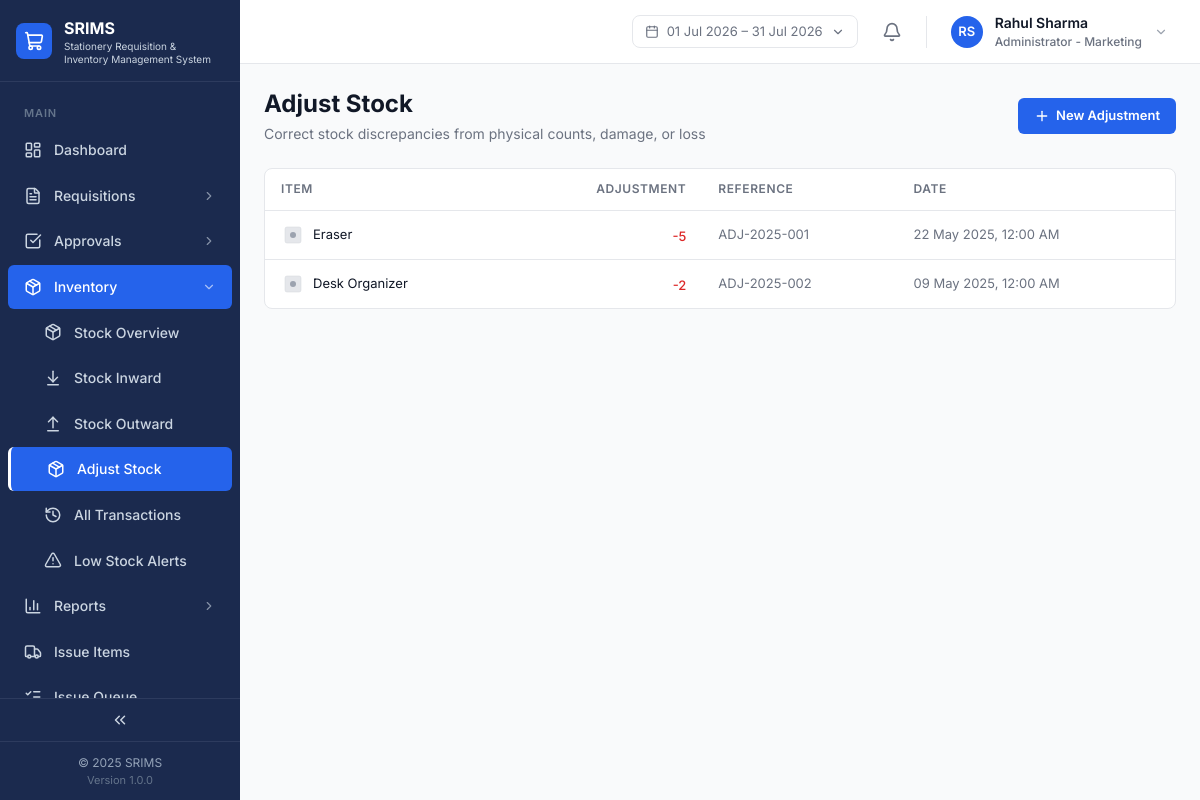
The page /inventory/adjust.php (signed in) on the database its author committed.
### tables this page shows
CREATE TABLE IF NOT EXISTS `stock_transactions` (
  `id` VARCHAR(40) NOT NULL PRIMARY KEY,
  `type` ENUM('INWARD','OUTWARD','ADJUSTMENT') NOT NULL,
  `item_id` VARCHAR(40) NOT NULL,
  `quantity` INT NOT NULL,
  `unit_price` DECIMAL(12,2) NOT NULL DEFAULT 0,
  `reference_no` VARCHAR(60) DEFAULT NULL,
  `reference_type` VARCHAR(60) DEFAULT NULL,
  `linked_requisition_id` VARCHAR(40) DEFAULT NULL,
  `date` DATE NOT NULL DEFAULT (CURRENT_DATE),
  `user_id` VARCHAR(40) NOT NULL,
  KEY `idx_st_item` (`item_id`),
  KEY `idx_st_type` (`type`),
  KEY `idx_st_date` (`date`),
  CONSTRAINT `fk_st_item` FOREIGN KEY (`item_id`) REFERENCES `items` (`id`),
  CONSTRAINT `fk_st_user` FOREIGN KEY (`user_id`) REFERENCES `users` (`id`)
);

CREATE TABLE IF NOT EXISTS `items` (
  `id` VARCHAR(40) NOT NULL PRIMARY KEY,
  `name` VARCHAR(191) NOT NULL,
  `category_id` VARCHAR(40) NOT NULL,
  `unit` VARCHAR(40) NOT NULL,
  `unit_price` DECIMAL(12,2) NOT NULL DEFAULT 0,
  `current_stock` INT NOT NULL DEFAULT 0,
  `min_stock_level` INT NOT NULL DEFAULT 10,
  `is_active` TINYINT(1) NOT NULL DEFAULT 1,
  `icon_key` VARCHAR(191) DEFAULT NULL,
  KEY `idx_items_category` (`category_id`),
  CONSTRAINT `fk_items_category` FOREIGN KEY (`category_id`) REFERENCES `categories` (`id`)
);

### inventory/adjust.php (the view, shortened to what this page needs)
<?php
require_once __DIR__ . '/../config.php';
$adjustmentHistory = $pdo->query(
    "SELECT st.*, i.name AS item_name, i.icon_key FROM stock_transactions st JOIN items i ON i.id = st.item_id
     WHERE st.type = 'ADJUSTMENT' ORDER BY st.date DESC, st.id DESC"
)->fetchAll();
include __DIR__ . '/../includes/header.php';
include __DIR__ . '/../includes/app-shell-start.php';
?>
<div class="mb-6 flex flex-col gap-1 sm:flex-row sm:items-center sm:justify-between">
    <div><h1 class="text-page-title text-text-primary">Adjust Stock</h1><p class="text-page-subtitle text-text-secondary mt-1">Correct stock discrepancies from physical counts, damage, or loss</p></div>
    <button type="button" onclick="document.getElementById('adjust-form').classList.toggle('hidden')" class="mt-3 sm:mt-0 flex items-center gap-1.5 rounded-button bg-brand-primary px-4 py-2 text-[13px] font-semibold text-white hover:bg-brand-primary-hover w-fit"><i data-lucide="plus" style="width:16px;height:16px"></i> New Adjustment</button>
</div>
<div class="rounded-card border border-border bg-surface-card">
    <div class="overflow-x-auto">
        <table class="w-full">
            <thead><tr class="border-b border-border">
                <th class="px-4 py-3 text-left text-table-header uppercase tracking-table-header text-text-secondary">Item</th>
                <th class="px-4 py-3 text-right text-table-header uppercase tracking-table-header text-text-secondary">Adjustment</th>
                <th class="px-4 py-3 text-left text-table-header uppercase tracking-table-header text-text-secondary">Reference</th>
                <th class="px-4 py-3 text-left text-table-header uppercase tracking-table-header text-text-secondary">Date</th>
            </tr></thead>
            <tbody>
                <?php if (empty($adjustmentHistory)): ?>
                <tr><td colspan="4" class="px-4 py-12 text-center text-[14px] text-text-muted">No adjustments recorded</td></tr>
                <?php else: foreach ($adjustmentHistory as $txn): ?>
                <tr class="border-b border-border last:border-0">
                    <td class="px-4 py-3"><div class="flex items-center gap-2"><?= itemIconSvg($txn['icon_key'], $txn['item_id'], 24) ?><span class="text-[13px] text-text-primary"><?= e($txn['item_name']) ?></span></div></td>
                    <td class="px-4 py-3 text-right"><span class="text-[13px] font-medium <?= $txn['quantity'] > 0 ? 'text-green-600' : 'text-red-600' ?>"><?= $txn['quantity'] > 0 ? '+' : '' ?><?= (int) $txn['quantity'] ?></span></td>
                    <td class="px-4 py-3 text-[13px] text-text-secondary"><?= e($txn['reference_no']) ?></td>
                    <td class="px-4 py-3 text-[13px] text-text-secondary"><?= formatDateTime($txn['date']) ?></td>
                </tr>
                <?php endforeach; endif; ?>
            </tbody>
        </table>
    </div>
</div>
<?php include __DIR__ . '/../includes/app-shell-end.php'; ?>

### includes/functions.php (shortened to what this page needs)
<?php
function formatDateTime($date): string
{
    $ts = is_numeric($date) ? (int)$date : strtotime((string)$date);
    return date('d M Y, h:i A', $ts);
}
function itemIconSvg(?string $iconKey, ?string $itemId = null, int $size = 28): string
{
    $legacyMap = [
        'ITM-0001' => 'pen-blue', 'ITM-0002' => 'pen-red', 'ITM-0003' => 'marker',
        'ITM-0004' => 'pencil', 'ITM-0005' => 'highlighter', 'ITM-0006' => 'stapler-pins',
        'ITM-0007' => 'paper-a4', 'ITM-0008' => 'notebook', 'ITM-0009' => 'folder',
        'ITM-0010' => 'eraser', 'ITM-0011' => 'pen-black', 'ITM-0012' => 'marker-wb',
        'ITM-0013' => 'sticky-notes', 'ITM-0014' => 'clips', 'ITM-0015' => 'stapler',
        'ITM-0016' => 'scissors', 'ITM-0017' => 'tape', 'ITM-0018' => 'envelope',
        'ITM-0019' => 'correction', 'ITM-0020' => 'calculator', 'ITM-0021' => 'rubber-bands',
        'ITM-0022' => 'glue', 'ITM-0023' => 'arch-file', 'ITM-0024' => 'organizer', 'ITM-0025' => 'usb',
    ];
    $key = $iconKey ?: ($itemId ? ($legacyMap[$itemId] ?? null) : null);
    $s = $size;
    $inner = ($key && isset($icons[$key])) ? $icons[$key]
        : '<rect x="4" y="4" width="16" height="16" rx="2" fill="#E5E7EB" stroke="#D1D5DB" stroke-width="0.5"/><circle cx="12" cy="12" r="3" fill="#9CA3AF"/>';
    return "<svg width=\"$s\" height=\"$s\" viewBox=\"0 0 24 24\" fill=\"none\">$inner</svg>";
}
function e(?string $s): string
{
    return htmlspecialchars((string) $s, ENT_QUOTES, 'UTF-8');
}

### assets/css/custom.css (style rules this page uses)
:root { --sidebar-bg: #1B2A4E; --sidebar-active: #2563EB; --sidebar-text: #CBD5E1; --sidebar-text-hi: #FFFFFF; --sidebar-section: #64748B; --sidebar-border: #2D3B5E; --bg-app: #F9FAFB; --bg-card: #FFFFFF; --border: #E5E7EB; --border-strong: #D1D5DB; --text-primary: #111827; --text-secondary: #6B7280; --text-muted: #9CA3AF; --primary: #2563EB; --primary-hover: #1D4ED8; }
body { color: var(--text-primary); background: var(--bg-app); }

### rows shown on the page
stock_transactions: item.name "Eraser", quantity "-5", reference_no "ADJ-2025-001", date "22 May 2025, 12:00 AM"
stock_transactions: item.name "Desk Organizer", quantity "-2", reference_no "ADJ-2025-002", date "09 May 2025, 12:00 AM"

### other values the page prints
$companyName ?: 'SRIMS' "SRIMS"
$section['title'] "MAIN"
$item['label'] "Dashboard"
$item['label'] "Requisitions"
$item['label'] "Approvals"
$item['label'] "Inventory"
$item['label'] "Stock Overview"
$item['label'] "Stock Inward"
$item['label'] "Stock Outward"
$item['label'] "Adjust Stock"
$item['label'] "All Transactions"
$item['label'] "Low Stock Alerts"
$item['label'] "Reports"
$item['label'] "Issue Items"
$fmtDisplay($rangeFrom) "01 Jul 2026"
